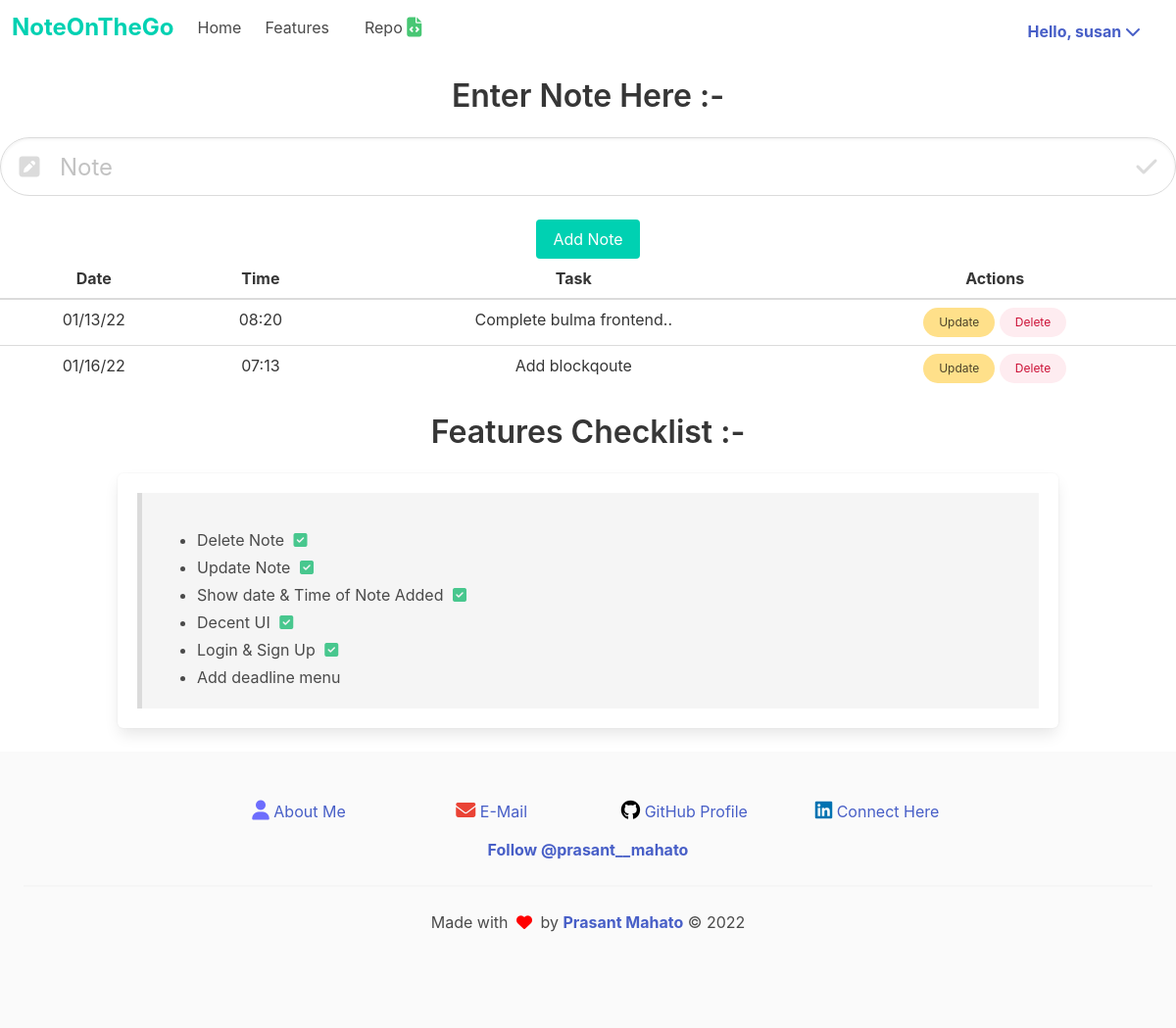
Before: /index (signed in) with the older database file.
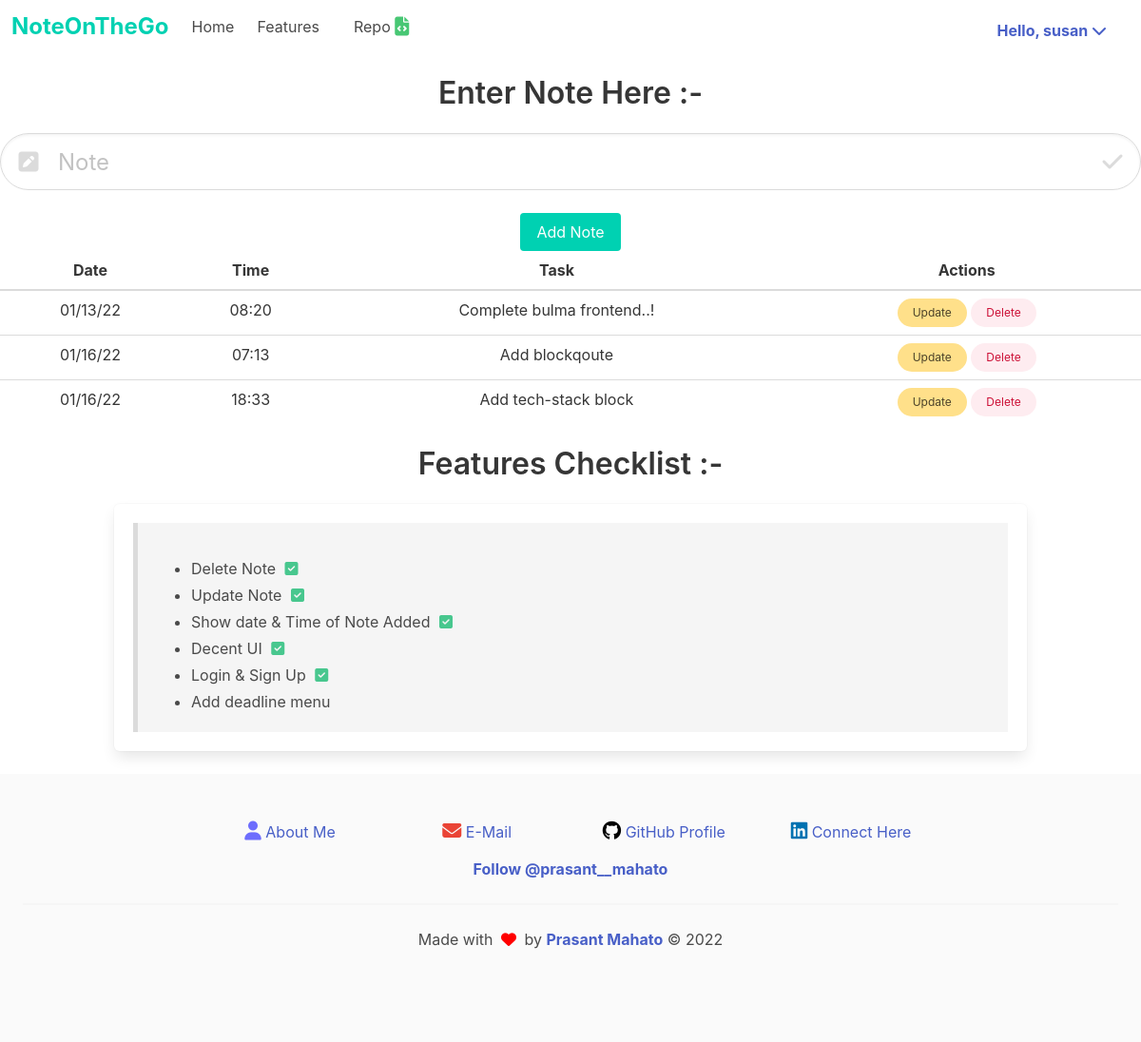
After: the same page with the newer database file.
### app/model.py (models this page shows, shortened)
class User(UserMixin, db.Model):
    id = db.Column(db.Integer, primary_key=True)
    username = db.Column(db.String(64), index=True, unique=True)
    email = db.Column(db.String(120), index=True, unique=True)
    password_hash = db.Column(db.String(128))
    notes = db.relationship('Todo', backref='author', lazy='dynamic')

class Todo(db.Model):
   id = db.Column(db.Integer, primary_key = True)
   content = db.Column(db.String(200),nullable=False)
   date_created = db.Column(db.DateTime, default=datetime.utcnow)
   user_id = db.Column(db.Integer, db.ForeignKey('user.id'))

### app/routes.py (the view)
@app.route('/', methods=['GET', 'POST'])
@app.route('/index', methods=['GET', 'POST'])
@login_required
def index():
    if(request.method == 'POST'):
        task_content = request.form['content']
        print(len(task_content))
        if len(task_content) > 2:
            new_task = Todo(content=task_content)
            try:
                db.session.add(new_task)
                db.session.commit()
                return redirect('/')
            except:
                return "There was an issue adding your task"
        else:
            flash('Include atleast 3 characters')
            return redirect(url_for('index'))
    else:
        tasks = Todo.query.order_by(Todo.date_created).all() # alt:  .first
        return render_template('index.html', tasks=tasks)

### app/model.py (called while the page is built)
@login.user_loader
def load_user(id):
    return User.query.get(int(id))

### app/templates/index.html (shortened to what this page needs)
{% extends 'base.html' %}
{% block content %}
<div class="container is-fullhd has-text-centered content">
    <h1 class="title">
        <strong>Enter Note Here :-  </strong>
    </h1>
    <form action="/" method="POST">
        <div class="field">
            <p class="control has-icons-left has-icons-right">
                <input class="input is-large is-rounded box" type="text" name="content" id="content"
                placeholder="Note" minlength="3">
                <span class="icon is-small is-left">
                </span>
              <span class="icon is-small is-right">
              </span>
            </p>
          </div>
        <div class="control">
            <button class="button is-primary">Add Note</button>
        </div>
    </form>
    {% if tasks|length < 1 %}
        <h4 class="error notification is-danger" style="text-align:center">There are no tasks. Create one below</h4>
    {% else %}
    <table class="table content">
        <thead>
            <tr id="borderimg">
                <th>Date</th>
                <th>Time</th>
                <th>Task</th>
                <th>Actions</th>
            </tr>
        </thead>
        {% for task in tasks %}
        <tr>
            <td>
                {{ task.date_created.strftime("%x") }}
            </td>
            <td>
                {{ task.date_created.strftime("%H:%M") }}<br>
            </td>
            <td>{{ task.content }}</td>
            <td>
                <a class="button is-small is-rounded is-warning" href="/update/{{task.id}}">Update</a>
                <a class="button is-small is-rounded is-danger is-light" href="/delete/{{task.id}}">Delete</a>
            </td>
        </tr>
        {% endfor %}
    </table>
    {% endif %}
</div>
{% endblock %}

### app/templates/base.html (shortened to what this page needs)
<!DOCTYPE html>
<html lang="en">
<head>
    <link rel="stylesheet" type="text/css" href="{{ url_for('static', filename='css/bulma.min.css') }}">
    <link rel="stylesheet" type="text/css" href="{{ url_for('static', filename='css/main.css') }}">
</head>
<body>
    <nav class="navbar" role="navigation" aria-label="main navigation">
        <div class="navbar-brand">
          <a class="navbar-item" href="{{ url_for('index') }} ">
            <div class="content control has-text-primary is-size-4">
                <strong>NoteOnTheGo</strong>
            </div>
          </a>
        </div>
        <div id="navbarBasicExample" class="navbar-menu">
          <div class="navbar-start">
            <a class="navbar-item" href="{{ url_for('index') }}">
              Home
            </a>
            <a class="navbar-item" href="#c2" style="scroll-behavior: smooth;">
              Features
            </a>
            <div class="navbar-item">
              <p class="control">
                <a class="navbar-item" href="https://github.com/prasantmahato/Noteonthego" style="scroll-behavior: smooth;" target="_blank">
                  <span>Repo</span>
                  <span class="icon is-size-5">
                    <i class="fas fa-file-code"></i>
                  </span>
                </a>
              </p>
            </div>
          </div>
          <div class="navbar-end">
            <div class="navbar-item">
              <div class="buttons">
                {% if not current_user.is_anonymous %}
                  <div class="navbar-item has-dropdown is-hoverable pr-5">
                    <a class="dropdown-link" id="uppercase">
                      <strong>
                      Hello, {{ current_user.username }} <i class="fas fa-chevron-down"></i>
                      </strong>
                    </a>
                  </div>
                {% endif %}
              </div>
            </div>
          </div>
        </div>
      </nav>
    <div class="conatainer content has-text-centered pt-5">
        {% block content %}
        {% endblock %}
    </div>
    <div class="title conatainer has-text-centered is-rounded" id="c2">Features Checklist :- </div>
    <div class="container box content">
      <blockquote>
        <ul>
          <li>
            Delete Note
            <span class="icon has-text-success "><i class="fas fa-check-square"></i></span>
          </li>
          <li>
            Update Note
            <span class="icon has-text-success "><i class="fas fa-check-square"></i></span>
          </li>
          <li>
            Show date & Time of Note Added
            <span class="icon has-text-success "><i class="fas fa-check-square"></i></span>
          </li>
          <li>
            Decent UI
            <span class="icon has-text-success "><i class="fas fa-check-square"></i></span>
          </li>
          <li>
            Login & Sign Up
            <span class="icon has-text-success "><i class="fas fa-check-square"></i></span>
          </li>
          <li>Add deadline menu</li>
        </ul>
      </blockquote>
    </div>
    <footer class="footer">
      <div class="content has-text-centered">
          <div class="columns is-tablet is-3 ">
            <div class="column" id="removeDiv"></div>
            <div class="column button is-outlined is-ghost">
              <i class="is-size-5 fas fa-user"></i>
              <a href="https://prasantmahato.github.io" target="_blank"> About Me</a>
            </div>
            <div class="column button is-outlined is-ghost">
              <i class="is-size-5 fas fa-envelope"></i>
              <a href="mailto:prasantmahato33@gmail.com" target="_blank"> E-Mail</a>
            </div>
            <div class="column button is-outlined is-ghost">
              <i class="is-size-5 fab fa-github"></i>
              <a href="https://github.com/prasantmahato" target="_blank"> GitHub Profile</a>
            </div>
            <div class="column button is-outlined is-ghost">
              <i class="is-size-5 fab fa-linkedin"></i>
              <a href="https://www.linkedin.com/in/prasant-mahato/" target="_blank"> Connect Here</a>
            </div>
            <div class="column" id="removeDiv"></div>
          </div>
        <strong>
          <a href="https://twitter.com/prasant__mahato?ref_src=twsrc%5Etfw" class="twitter-follow-button" data-size="large" data-show-count="false">
            Follow @prasant__mahato
          </a>
        </strong>
        <hr>
        <div>
          Made with <span class="icon" style="color: red;">
            <i class="fas fa-heart"></i>
          </span> by
          <strong><a href="https://prasantmahato.github.io">Prasant Mahato</a></strong>
          &copy;
          <span id="copyright">
          </span>
      </div>
      </div>
    </footer>
</body>
</html>

### app/static/css/main.css (style rules this page uses)
.fa-user { color: rgb(109, 109, 253); }
.fa-envelope { color: #ea4335; }
.fa-github { color: black; }
.fa-linkedin { color: #0072b1; }
.fa-file-code { color: hsl(141, 53%, 53%); }

Changed rows visible on the page:
changed Todo: content "Complete bulma frontend.." → "Complete bulma frontend..!"
added Todo: date_created "01/16/22", date_created "18:33", content "Add tech-stack block"
